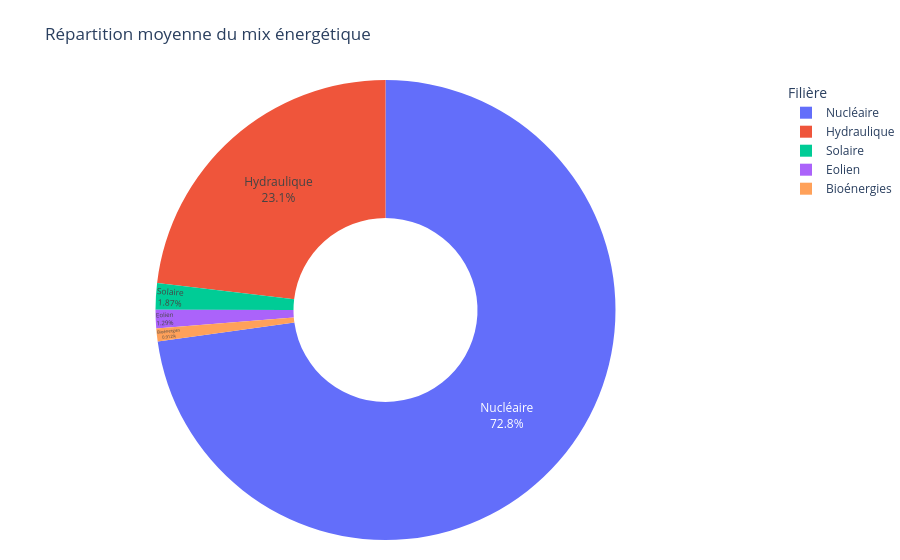

Source (notebook cell):
### Markdown cell above
## Analyse énergétique

### Code cell
# Composition du mix énergétique global
prod_cols = [c for c in [
    "Nucléaire", "Gaz", "Charbon", "Fioul",
    "Hydraulique", "Eolien", "Solaire", "Bioénergies"
] if c in df.columns]

df["production_totale"] = df[prod_cols].sum(axis=1)

mix_global = (
    df[prod_cols]
    .mean()
    .sort_values(ascending=False)
    .rename_axis("source")
    .reset_index(name="production_moyenne")
)

fig1 = px.pie(
    mix_global,
    names="source",
    values="production_moyenne",
    title="Répartition moyenne du mix énergétique",
    hole=0.4,
    color="source"
)

fig1.update_traces(
    textposition="inside",
    textinfo="percent+label",
    hovertemplate="<b>%{label}</b><br>" +
                  "Part: %{percent:.1%}<br>" +
                  "Prod. moyenne: %{value:.0f} MW<extra></extra>"
)

fig1.update_layout(
    legend_title_text="Filière",
    margin=dict(t=80, l=0, r=0, b=20)
)

fig1.show()

### Figure 1 — Plotly figure (JSON) as saved in the notebook; plotly's stock layout.template omitted (floating-point values rounded to 4 significant figures)
{"data": [{"customdata": [["Nucléaire"], ["Hydraulique"], ["Solaire"], ["Eolien"], ["Bioénergies"]], "domain": {"x": [0, 1], "y": [0, 1]}, "hole": 0.4, "hovertemplate": "<b>%{label}</b><br>Part: %{percent:.1%}<br>Prod. moyenne: %{value:.0f} MW<extra></extra>", "labels": ["Nucléaire", "Hydraulique", "Solaire", "Eolien", "Bioénergies"], "legendgroup": "", "marker": {"colors": ["#636efa", "#EF553B", "#00cc96", "#ab63fa", "#FFA15A"]}, "name": "", "showlegend": true, "textinfo": "percent+label", "textposition": "inside", "type": "pie", "values": [9168.0, 2911.0, 235.2, 162.3, 114.8]}], "layout": {"legend": {"title": {"text": "Filière"}, "tracegroupgap": 0}, "margin": {"b": 20, "l": 0, "r": 0, "t": 80}, "title": {"text": "Répartition moyenne du mix énergétique"}}}
